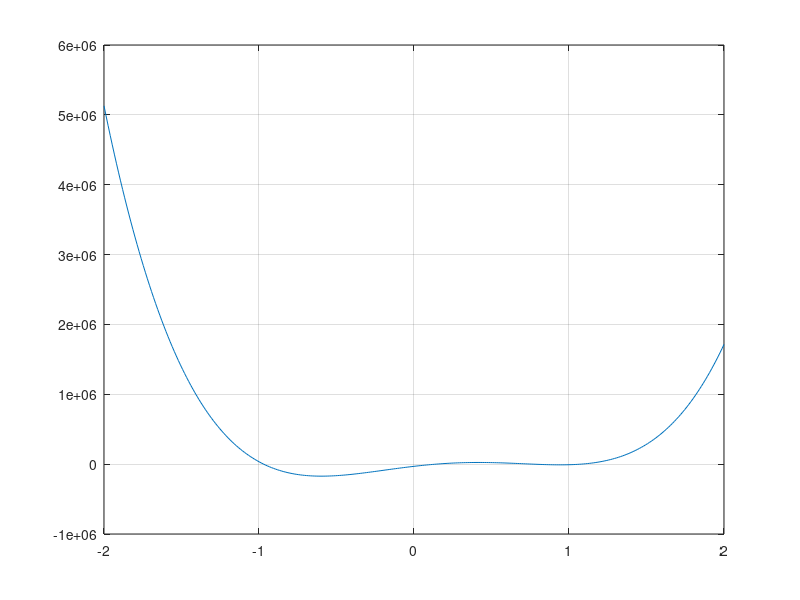

Write the MATLAB code that produced this figure.
%%%%%%%%%%%%%%%%%%%%%%%%%%%%%%%%%%%%%%%%%%%%%%%%%%%%%%%%%%%%%%%%%%%%%%%
% NAME: Josh Derrow
% JMU-EID: derrowjb
% DATE: April 10, 2025
% 
% PROGRAM: funcplot.m
% PURPOSE: Plots an arbitrary function.
%
% VARIABLES: 
%    x = independent variable (ranges from -2 to +2 with 300 subintervals)
%    y = dependent variable representing an arbitrary function
%
% JMU PLEDGE
%%%%%%%%%%%%%%%%%%%%%%%%%%%%%%%%%%%%%%%%%%%%%%%%%%%%%%%%%%%%%%%%%%%%%%%

x = linspace(-2, 2, 301);
y = (273000 * x.^4) - (277490 * x.^3) - (228731 * x.^2) + (256181 * x.^1) - 31234;
plot(x, y);
grid on